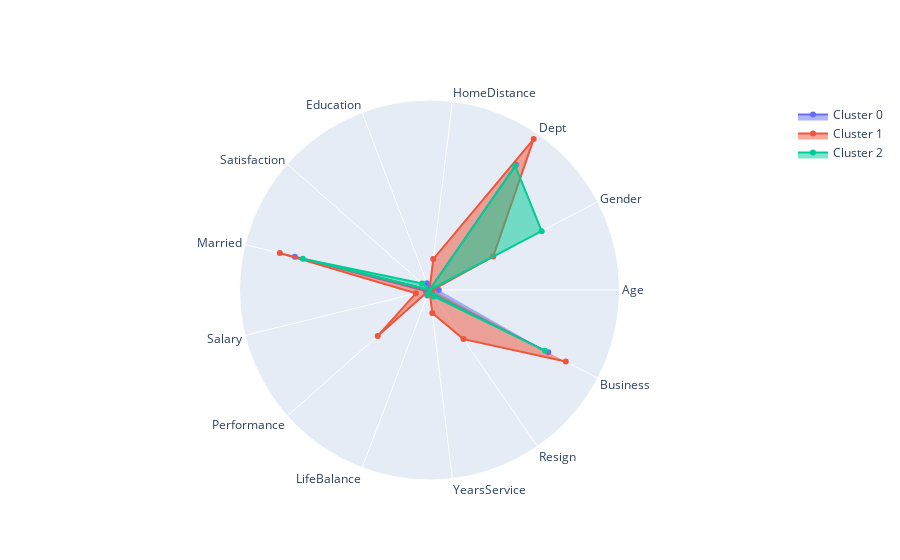

Write notebook code for a chart like this one.
### Code cell
model = KMeans(n_clusters=3,random_state=1)
# Fit model to samples
model.fit(dfGower2)
#predict
clusters=model.labels_
# Append score
print(silhouette_score(dfGower2,clusters))
radarChart(model,X,radarRange=1.5,usingCentroids=True,centroids=getCentroids(X,clusters))

### Figure 1 — Plotly figure (JSON) as saved in the notebook; plotly's stock layout.template omitted (floating-point values rounded to 4 significant figures)
{"data": [{"fill": "toself", "name": "Cluster 0", "r": [0.0728, 0, 1.201, -0.1323, 0.05734, -0.01541, 1.095, 0.03146, -0.2034, 0.04687, 0.01396, 0.03783, 1.059], "theta": ["Age", "Gender", "Dept", "HomeDistance", "Education", "Satisfaction", "Married", "Salary", "Performance", "LifeBalance", "YearsService", "Resign", "Business"], "type": "scatterpolar"}, {"fill": "toself", "name": "Cluster 1", "r": [0.02182, 0.5681, 1.448, 0.2456, -0.01723, -0.1195, 1.217, 0.1107, 0.5463, -0.1215, 0.1823, 0.4712, 1.215], "theta": ["Age", "Gender", "Dept", "HomeDistance", "Education", "Satisfaction", "Married", "Salary", "Performance", "LifeBalance", "YearsService", "Resign", "Business"], "type": "scatterpolar"}, {"fill": "toself", "name": "Cluster 2", "r": [-0.05884, 1, 1.191, -0.05697, -0.02658, 0.07843, 1.03, -0.08359, -0.1844, 0.04, -0.1136, 0.06165, 1.03], "theta": ["Age", "Gender", "Dept", "HomeDistance", "Education", "Satisfaction", "Married", "Salary", "Performance", "LifeBalance", "YearsService", "Resign", "Business"], "type": "scatterpolar"}], "layout": {"polar": {"radialaxis": {"range": [0, 1.5], "visible": false}}, "showlegend": true}}
